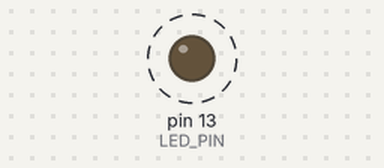
A sketch run on a simulated Arduino Uno, built with avr-gcc and run on an emulated ATmega328P. On the bench: output pins drawn as LEDs (lit = HIGH). Dashed ring = blinking.

Above: at 0.12 s.
Timing chart, 0 to 3.0 s (numbered marks = the images above):
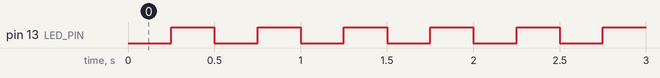

Measured:
- by itself, pin 13 (LED_PIN): alternates HIGH for 0.25 s and LOW for 0.25 s

The sketch:

btn-ground.ino
```cpp
const int BTN_PIN = 10,
          LED_PIN = 13;

void setup()
{
  pinMode(BTN_PIN, INPUT);
  pinMode(LED_PIN, OUTPUT);
}

void loop()
{
  delay(250);
  digitalWrite(LED_PIN, HIGH);
  delay(250);
  digitalWrite(LED_PIN, LOW);
  /* digitalWrite(LED_PIN, digitalRead(BTN_PIN)); */
}
```
